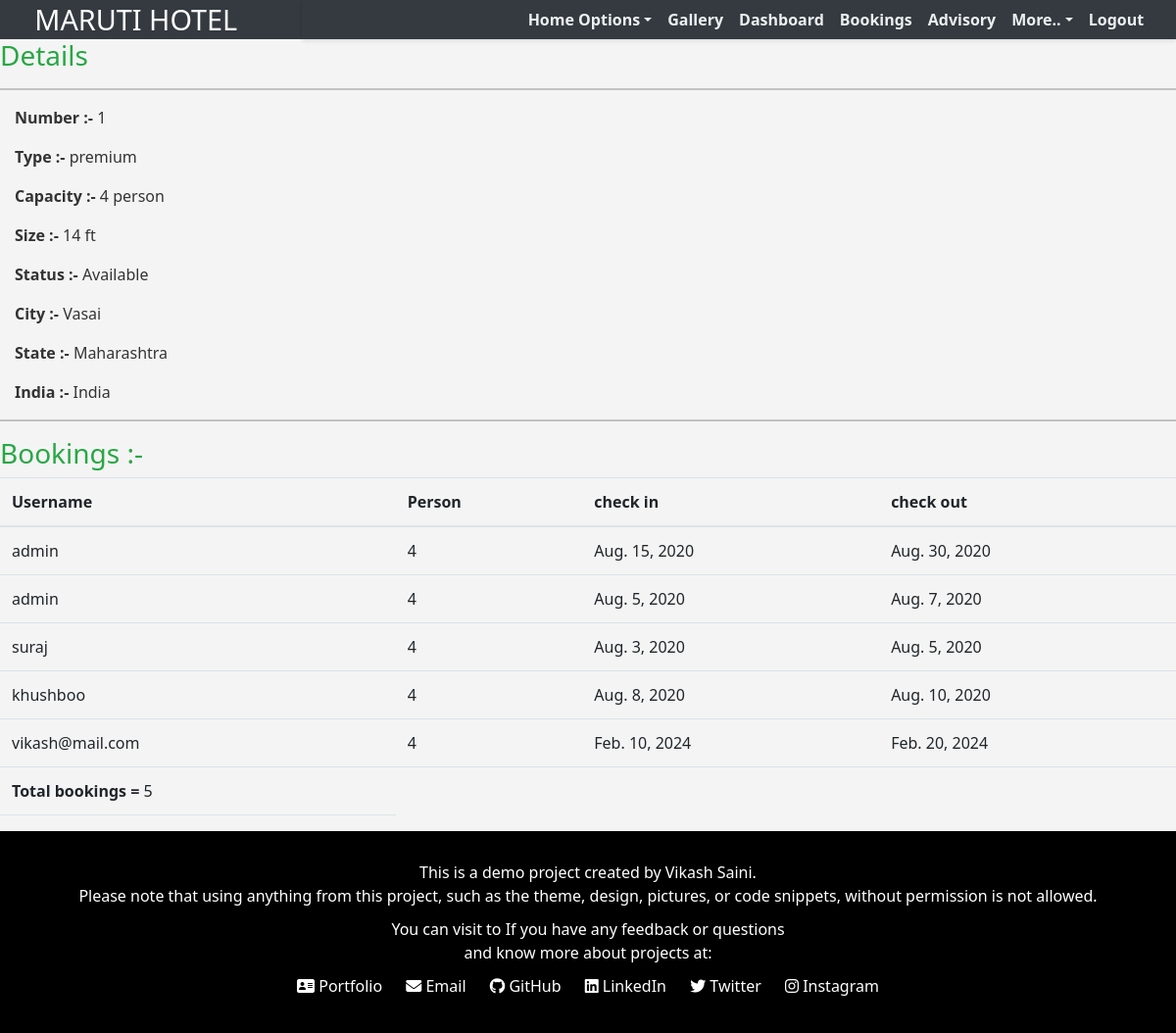
Before: /staff/panel/view-room?roomid=1 (signed in) with the older database file.
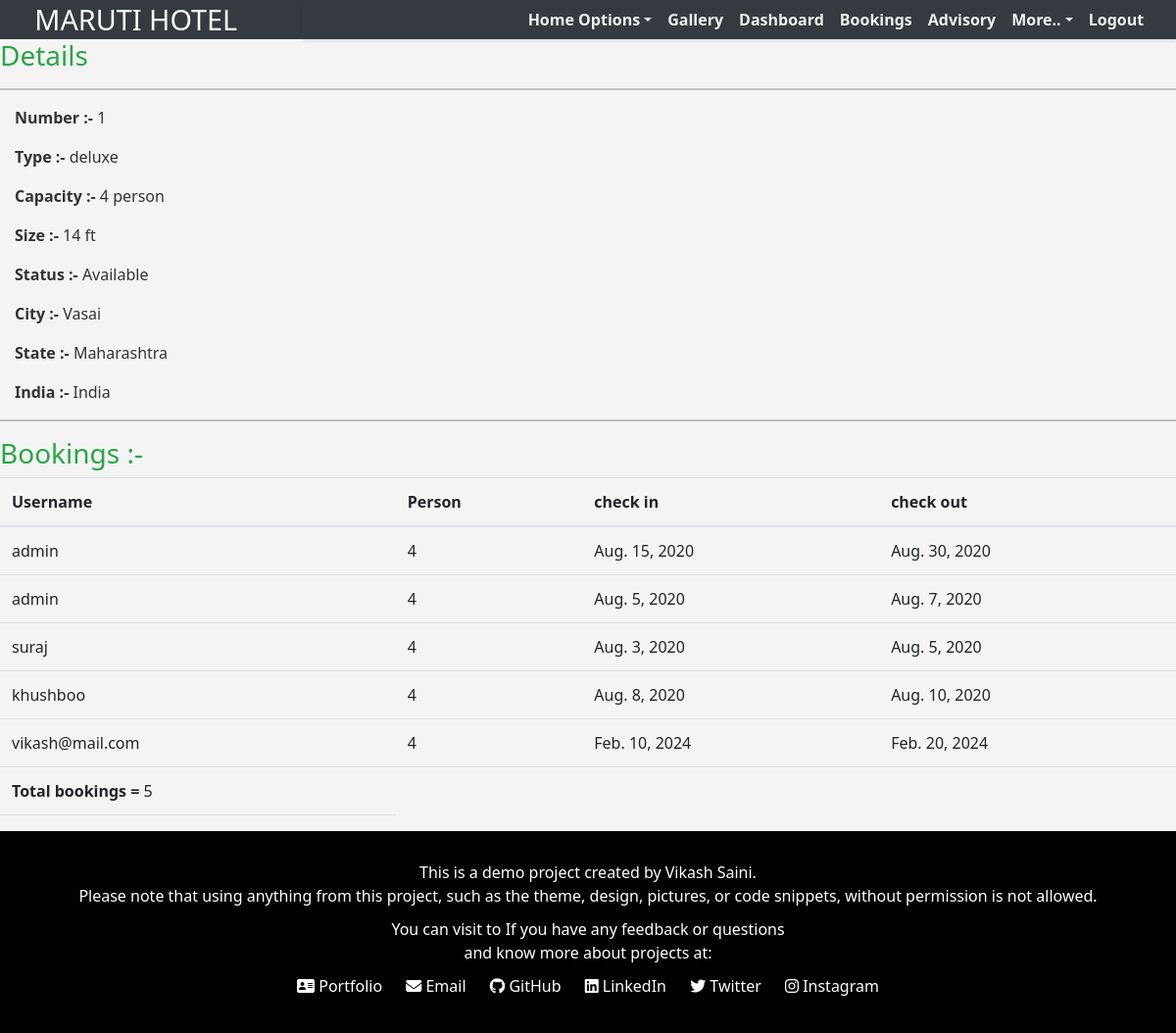
After: the same page with the newer database file.
### krishna/models.py (models this page shows, shortened)
class Rooms(models.Model):
    ROOM_STATUS = (
    ("1", "available"),
    ("2", "not available"),
    )
    ROOM_TYPE = (
    ("1", "premium"),
    ("2", "deluxe"),
    ("3","basic"),
    )
    room_type = models.CharField(max_length=50,choices = ROOM_TYPE)
    capacity = models.IntegerField()
    price = models.IntegerField()
    size = models.IntegerField()
    hotel = models.ForeignKey(Hotels, on_delete = models.CASCADE)
    status = models.CharField(choices =ROOM_STATUS,max_length = 15)
    roomnumber = models.IntegerField()

class Hotels(models.Model):
    name = models.CharField(max_length=30,default="krishna")
    owner = models.CharField(max_length=20)
    location = models.CharField(max_length=50)
    state = models.CharField(max_length=50,default="maharashtra")
    country = models.CharField(max_length=50,default="india")

### krishna/views.py (the view)
# urls.py: path('staff/panel/view-room', views.view_room),
@login_required(login_url='/staff')
def view_room(request):
    room_id = request.GET['roomid']
    room = Rooms.objects.all().get(id=room_id)
    reservation = Reservation.objects.all().filter(room=room)
    return HttpResponse(render(request,'staff/viewroom.html',{'room':room,'reservations':reservation}))

### templates/staff/viewroom.html
 {% extends 'basic.html' %} {% block title %}View Room {% endblock title %} {% block body %}
<h3 class="text-success"> Details</h3>
<hr>
<div class="container mx-0 ">
    <p><b>Number :-</b> {{room.roomnumber}}</p>
    <p><b>Type :-</b> {{room.get_room_type_display}}</p>
    <p><b>Capacity :-</b> {{room.capacity}} person</p>
    <p><b>Size :-</b> {{room.size}} ft</p>
    <p><b>Status :-</b> {{room.get_status_display| capfirst}} </p>
    <p><b>City :-</b> {{room.hotel.location| capfirst}} </p>
    <p><b>State :-</b> {{room.hotel.state| capfirst}} </p>
    <p><b>India :-</b> {{room.hotel.country| capfirst}} </p>
</div>
<hr> {% if reservations %}
<h3 class="text-success">Bookings :-</h3>
<table class="table">
    <thead>
        <th>Username</th>
        <th>Person</th>
        <th>check in</th>
        <th>check out</th>
    </thead>
    {% for each_detail in reservations %}
    <tr>
        <td>{{each_detail.guest.username}}</td>
        <td>{{each_detail.room.capacity}}</td>
        <td>{{each_detail.check_in}}</td>
        <td>{{each_detail.check_out}}</td>
    </tr>
    {% endfor %}
    <tr>
        <td><b>Total bookings = </b>{{reservations | length}}</td>
    </tr>
</table>
{% else %}
<p>No details found</p>
{% endif %} {% endblock body %}

Changed rows visible on the page:
changed Rooms "Available": room_type "premium" → "deluxe"
